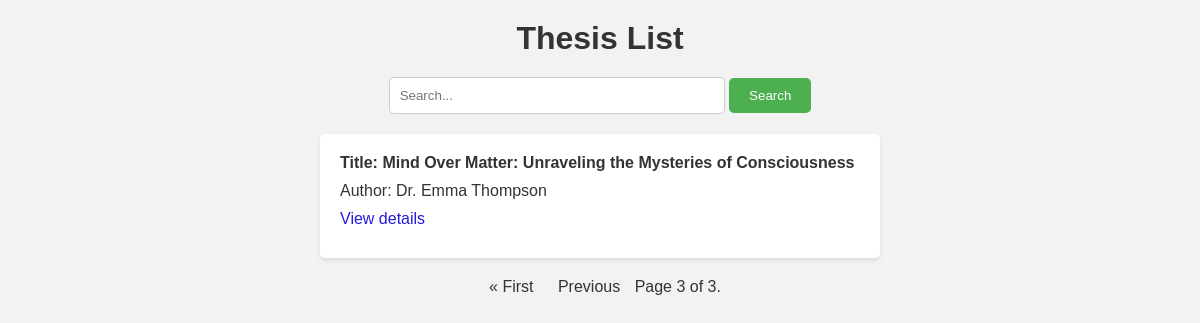
/?page=3, run on the app's committed database.
### authors/models.py (models this page shows, shortened)
class Thesis(models.Model):
    title = models.CharField(max_length=200)
    author = models.CharField(max_length=100)
    abstract = models.TextField()
    year = models.IntegerField()

### authors/views.py (the view)
# urls.py: path('', views.thesis_list, name='thesis_list'),
def thesis_list(request):
    thesis_list = Thesis.objects.all()
    paginator = Paginator(thesis_list, 2)
    page_number = request.GET.get('page')
    page_obj = paginator.get_page(page_number)
    return render(request, 'thesis_list.html', {'page_obj': page_obj})

### authors/templates/thesis_list.html (shortened to what this page needs)
<!DOCTYPE html>
<html lang="en">
<head>
    {% load static %}
    <link rel="stylesheet" type="text/css" href="{% static 'style_2.css' %}">
</head>
<body>
    <div class="container">
        <h1>Thesis List</h1>
        <div id="search-bar">
            <form method="GET" action="{% url 'thesis_search' %}">
                <input type="text" name="q" placeholder="Search...">
                <button type="submit">Search</button>
            </form>
        </div>
        {% for thesis in page_obj %}
            <div class="content">
                <p class="title">Title: {{ thesis.title }}</p>
                <p class="author">Author: {{ thesis.author }}</p>
                <p class="details"><a href="{% url 'thesis_detail' thesis.pk %}">View details</a></p>
            </div>
        {% empty %}
            <p class="no-result">No theses found.</p>
        {% endfor %}
        <div class="pagination">
            <span class="step-links">
                {% if page_obj.has_previous %}
                    <a href="?page=1">&laquo; First</a>
                    <a href="?page={{ page_obj.previous_page_number }}">Previous</a>
                {% endif %}
                <span class="current">
                    Page {{ page_obj.number }} of {{ page_obj.paginator.num_pages }}.
                </span>
            </span>
        </div>
    </div>
</body>
</html>

### mystaticfiles/style_2.css (style rules this page uses)
* { margin: 0; padding: 0; box-sizing: border-box; }
body { font-family: Helvetica, sans-serif; background-color: #f2f2f2; max-width: 50%; margin: auto; color: #333; }
.container { max-width: 800px; margin: 0 auto; padding: 20px; }
h1 { text-align: center; margin-bottom: 20px; }
#search-bar { text-align: center; margin-bottom: 20px; }
#search-bar input[type="text"] { padding: 10px; border: 1px solid #ccc; border-radius: 5px; width: 60%; }
#search-bar button { padding: 10px 20px; border: none; border-radius: 5px; background-color: #4CAF50; color: white; cursor: pointer; }
.content { background-color: #fff; border-radius: 5px; padding: 20px; margin-bottom: 20px; box-shadow: 0 2px 4px rgba(0, 0, 0, 0.1); }
.content p { margin-bottom: 10px; }
.content .title { font-weight: bold; }
.content .details a { color: #281bdb; text-decoration: none; }
.pagination { text-align: center; margin-top: 20px; }
.pagination a { padding: 5px 10px; color: #333; text-decoration: none; border-radius: 3px; }

### data on the page
Thesis: title "Mind Over Matter: Unraveling the Mysteries of Consciousness", author "Dr. Emma Thompson"

### other printed values
{{ page_obj.number }} "3"
{{ page_obj.paginator.num_pages }} "3"
